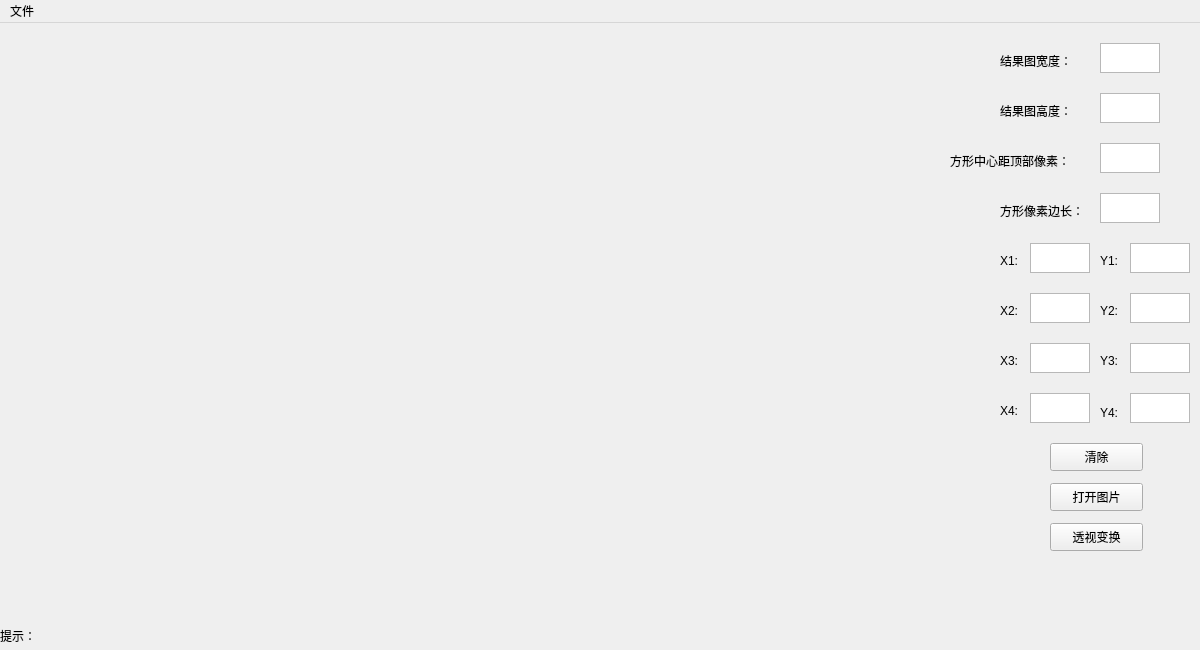
<?xml version="1.0" encoding="UTF-8"?>
<ui version="4.0">
 <class>MainWindow</class>
 <widget class="QMainWindow" name="MainWindow">
  <property name="geometry">
   <rect>
    <x>0</x>
    <y>0</y>
    <width>1200</width>
    <height>650</height>
   </rect>
  </property>
  <property name="windowTitle">
   <string>RUBO IPM</string>
  </property>
  <property name="styleSheet">
   <string notr="true">QToolBar{border-color: rgb(0, 0, 0);border:1px solid;}</string>
  </property>
  <property name="documentMode">
   <bool>true</bool>
  </property>
  <widget class="QWidget" name="centralWidget">
   <widget class="QPushButton" name="button_openpic">
    <property name="geometry">
     <rect>
      <x>1050</x>
      <y>460</y>
      <width>93</width>
      <height>28</height>
     </rect>
    </property>
    <property name="text">
     <string>打开图片</string>
    </property>
   </widget>
   <widget class="QPushButton" name="button_change">
    <property name="geometry">
     <rect>
      <x>1050</x>
      <y>500</y>
      <width>93</width>
      <height>28</height>
     </rect>
    </property>
    <property name="text">
     <string>透视变换</string>
    </property>
   </widget>
   <widget class="QTextEdit" name="text_high">
    <property name="geometry">
     <rect>
      <x>1100</x>
      <y>70</y>
      <width>60</width>
      <height>30</height>
     </rect>
    </property>
   </widget>
   <widget class="QLabel" name="label_high">
    <property name="geometry">
     <rect>
      <x>1000</x>
      <y>80</y>
      <width>91</width>
      <height>16</height>
     </rect>
    </property>
    <property name="text">
     <string>结果图高度：</string>
    </property>
   </widget>
   <widget class="QLabel" name="label_ysite">
    <property name="geometry">
     <rect>
      <x>950</x>
      <y>130</y>
      <width>141</width>
      <height>16</height>
     </rect>
    </property>
    <property name="text">
     <string>方形中心距顶部像素：</string>
    </property>
   </widget>
   <widget class="QTextEdit" name="text_ysite">
    <property name="geometry">
     <rect>
      <x>1100</x>
      <y>120</y>
      <width>60</width>
      <height>30</height>
     </rect>
    </property>
   </widget>
   <widget class="QTextEdit" name="text_width">
    <property name="geometry">
     <rect>
      <x>1100</x>
      <y>20</y>
      <width>60</width>
      <height>30</height>
     </rect>
    </property>
   </widget>
   <widget class="QLabel" name="label_width">
    <property name="geometry">
     <rect>
      <x>1000</x>
      <y>30</y>
      <width>91</width>
      <height>16</height>
     </rect>
    </property>
    <property name="text">
     <string>结果图宽度：</string>
    </property>
   </widget>
   <widget class="QLabel" name="label_len">
    <property name="geometry">
     <rect>
      <x>1000</x>
      <y>180</y>
      <width>141</width>
      <height>16</height>
     </rect>
    </property>
    <property name="text">
     <string>方形像素边长：</string>
    </property>
   </widget>
   <widget class="QTextEdit" name="text_len">
    <property name="geometry">
     <rect>
      <x>1100</x>
      <y>170</y>
      <width>60</width>
      <height>30</height>
     </rect>
    </property>
   </widget>
   <widget class="QLabel" name="label_x1">
    <property name="geometry">
     <rect>
      <x>1000</x>
      <y>230</y>
      <width>21</width>
      <height>16</height>
     </rect>
    </property>
    <property name="text">
     <string>X1:</string>
    </property>
   </widget>
   <widget class="QLabel" name="label_y1">
    <property name="geometry">
     <rect>
      <x>1100</x>
      <y>230</y>
      <width>21</width>
      <height>16</height>
     </rect>
    </property>
    <property name="text">
     <string>Y1:</string>
    </property>
   </widget>
   <widget class="QTextEdit" name="text_x1">
    <property name="geometry">
     <rect>
      <x>1030</x>
      <y>220</y>
      <width>60</width>
      <height>30</height>
     </rect>
    </property>
   </widget>
   <widget class="QTextEdit" name="text_y1">
    <property name="geometry">
     <rect>
      <x>1130</x>
      <y>220</y>
      <width>60</width>
      <height>30</height>
     </rect>
    </property>
   </widget>
   <widget class="QTextEdit" name="text_y2">
    <property name="geometry">
     <rect>
      <x>1130</x>
      <y>270</y>
      <width>60</width>
      <height>30</height>
     </rect>
    </property>
   </widget>
   <widget class="QTextEdit" name="text_x2">
    <property name="geometry">
     <rect>
      <x>1030</x>
      <y>270</y>
      <width>60</width>
      <height>30</height>
     </rect>
    </property>
   </widget>
   <widget class="QTextEdit" name="text_x3">
    <property name="geometry">
     <rect>
      <x>1030</x>
      <y>320</y>
      <width>60</width>
      <height>30</height>
     </rect>
    </property>
   </widget>
   <widget class="QTextEdit" name="text_x4">
    <property name="geometry">
     <rect>
      <x>1030</x>
      <y>370</y>
      <width>60</width>
      <height>30</height>
     </rect>
    </property>
   </widget>
   <widget class="QTextEdit" name="text_y3">
    <property name="geometry">
     <rect>
      <x>1130</x>
      <y>320</y>
      <width>60</width>
      <height>30</height>
     </rect>
    </property>
   </widget>
   <widget class="QTextEdit" name="text_y4">
    <property name="geometry">
     <rect>
      <x>1130</x>
      <y>370</y>
      <width>60</width>
      <height>30</height>
     </rect>
    </property>
   </widget>
   <widget class="QLabel" name="label_x2">
    <property name="geometry">
     <rect>
      <x>1000</x>
      <y>280</y>
      <width>21</width>
      <height>16</height>
     </rect>
    </property>
    <property name="text">
     <string>X2:</string>
    </property>
   </widget>
   <widget class="QLabel" name="label_x3">
    <property name="geometry">
     <rect>
      <x>1000</x>
      <y>330</y>
      <width>21</width>
      <height>16</height>
     </rect>
    </property>
    <property name="text">
     <string>X3:</string>
    </property>
   </widget>
   <widget class="QLabel" name="label_x4">
    <property name="geometry">
     <rect>
      <x>1000</x>
      <y>380</y>
      <width>21</width>
      <height>16</height>
     </rect>
    </property>
    <property name="text">
     <string>X4:</string>
    </property>
   </widget>
   <widget class="QLabel" name="label_y2">
    <property name="geometry">
     <rect>
      <x>1100</x>
      <y>280</y>
      <width>21</width>
      <height>16</height>
     </rect>
    </property>
    <property name="text">
     <string>Y2:</string>
    </property>
   </widget>
   <widget class="QLabel" name="label_y3">
    <property name="geometry">
     <rect>
      <x>1100</x>
      <y>330</y>
      <width>21</width>
      <height>16</height>
     </rect>
    </property>
    <property name="text">
     <string>Y3:</string>
    </property>
   </widget>
   <widget class="QLabel" name="label_y4">
    <property name="geometry">
     <rect>
      <x>1100</x>
      <y>380</y>
      <width>20</width>
      <height>20</height>
     </rect>
    </property>
    <property name="text">
     <string>Y4:</string>
    </property>
   </widget>
   <widget class="myLabel" name="label_pic1">
    <property name="geometry">
     <rect>
      <x>0</x>
      <y>0</y>
      <width>940</width>
      <height>600</height>
     </rect>
    </property>
    <property name="text">
     <string/>
    </property>
    <property name="textFormat">
     <enum>Qt::PlainText</enum>
    </property>
   </widget>
   <widget class="QPushButton" name="button_clear">
    <property name="geometry">
     <rect>
      <x>1050</x>
      <y>420</y>
      <width>93</width>
      <height>28</height>
     </rect>
    </property>
    <property name="text">
     <string>清除</string>
    </property>
   </widget>
   <widget class="QLabel" name="label_tips">
    <property name="geometry">
     <rect>
      <x>0</x>
      <y>605</y>
      <width>1200</width>
      <height>16</height>
     </rect>
    </property>
    <property name="text">
     <string>提示：</string>
    </property>
   </widget>
   <zorder>label_pic1</zorder>
   <zorder>button_openpic</zorder>
   <zorder>button_change</zorder>
   <zorder>text_high</zorder>
   <zorder>label_high</zorder>
   <zorder>label_ysite</zorder>
   <zorder>text_ysite</zorder>
   <zorder>text_width</zorder>
   <zorder>label_width</zorder>
   <zorder>label_len</zorder>
   <zorder>text_len</zorder>
   <zorder>label_x1</zorder>
   <zorder>label_y1</zorder>
   <zorder>text_x1</zorder>
   <zorder>text_y1</zorder>
   <zorder>text_y2</zorder>
   <zorder>text_x2</zorder>
   <zorder>text_x3</zorder>
   <zorder>text_x4</zorder>
   <zorder>text_y3</zorder>
   <zorder>text_y4</zorder>
   <zorder>label_x2</zorder>
   <zorder>label_x3</zorder>
   <zorder>label_x4</zorder>
   <zorder>label_y2</zorder>
   <zorder>label_y3</zorder>
   <zorder>label_y4</zorder>
   <zorder>button_clear</zorder>
   <zorder>label_tips</zorder>
  </widget>
  <widget class="QMenuBar" name="menuBar">
   <property name="geometry">
    <rect>
     <x>0</x>
     <y>0</y>
     <width>1200</width>
     <height>26</height>
    </rect>
   </property>
   <widget class="QMenu" name="menu_doc">
    <property name="title">
     <string>文件</string>
    </property>
    <addaction name="open"/>
    <addaction name="about"/>
    <addaction name="action_2"/>
   </widget>
   <addaction name="menu_doc"/>
  </widget>
  <action name="open">
   <property name="text">
    <string>打开图片</string>
   </property>
   <property name="toolTip">
    <string>打开图片</string>
   </property>
   <property name="shortcut">
    <string>Ctrl+O</string>
   </property>
  </action>
  <action name="about">
   <property name="text">
    <string>关于</string>
   </property>
   <property name="toolTip">
    <string>关于</string>
   </property>
   <property name="shortcut">
    <string>Ctrl+A</string>
   </property>
  </action>
  <action name="action_2">
   <property name="text">
    <string>退出</string>
   </property>
   <property name="shortcut">
    <string>Ctrl+Q</string>
   </property>
  </action>
 </widget>
 <layoutdefault spacing="6" margin="11"/>
 <customwidgets>
  <customwidget>
   <class>myLabel</class>
   <extends>QLabel</extends>
   <header location="global">rubo_label.h</header>
  </customwidget>
 </customwidgets>
 <resources/>
 <connections/>
</ui>
